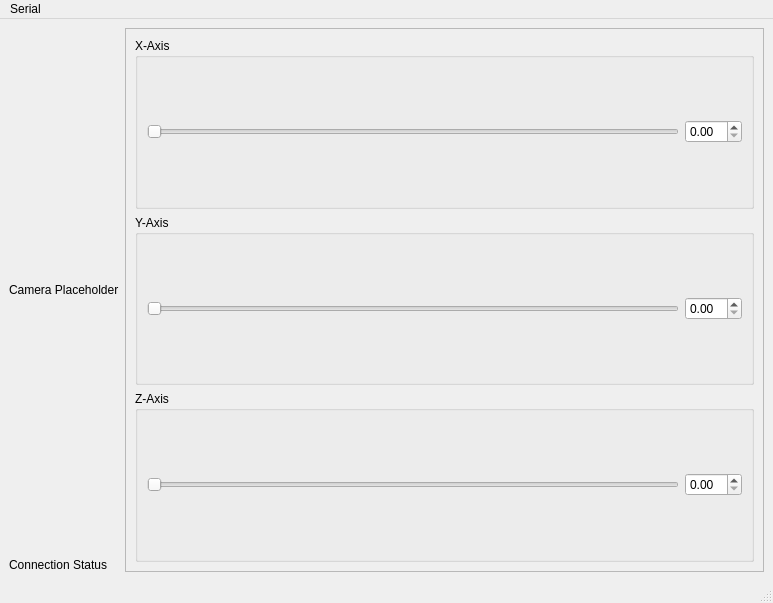
<?xml version="1.0" encoding="UTF-8"?>
<ui version="4.0">
 <class>MainWindow</class>
 <widget class="QMainWindow" name="MainWindow">
  <property name="geometry">
   <rect>
    <x>0</x>
    <y>0</y>
    <width>773</width>
    <height>603</height>
   </rect>
  </property>
  <property name="sizePolicy">
   <sizepolicy hsizetype="Preferred" vsizetype="Preferred">
    <horstretch>0</horstretch>
    <verstretch>0</verstretch>
   </sizepolicy>
  </property>
  <property name="windowTitle">
   <string>MainWindow</string>
  </property>
  <property name="autoFillBackground">
   <bool>false</bool>
  </property>
  <widget class="QWidget" name="centralwidget">
   <layout class="QGridLayout" name="gridLayout_3">
    <item row="0" column="0">
     <layout class="QVBoxLayout" name="verticalLayout">
      <item>
       <widget class="QLabel" name="cameraPlaceholder">
        <property name="sizePolicy">
         <sizepolicy hsizetype="Preferred" vsizetype="Expanding">
          <horstretch>0</horstretch>
          <verstretch>0</verstretch>
         </sizepolicy>
        </property>
        <property name="maximumSize">
         <size>
          <width>1280</width>
          <height>1024</height>
         </size>
        </property>
        <property name="text">
         <string>Camera Placeholder</string>
        </property>
       </widget>
      </item>
      <item>
       <widget class="QLabel" name="connectionStatus">
        <property name="maximumSize">
         <size>
          <width>1280</width>
          <height>1024</height>
         </size>
        </property>
        <property name="text">
         <string>Connection Status</string>
        </property>
       </widget>
      </item>
     </layout>
    </item>
    <item row="0" column="1">
     <widget class="QScrollArea" name="scrollArea">
      <property name="widgetResizable">
       <bool>true</bool>
      </property>
      <widget class="QWidget" name="scrollAreaWidgetContents">
       <property name="geometry">
        <rect>
         <x>0</x>
         <y>0</y>
         <width>631</width>
         <height>539</height>
        </rect>
       </property>
       <layout class="QGridLayout" name="gridLayout">
        <item row="1" column="0">
         <widget class="QGroupBox" name="groupBox_2">
          <property name="title">
           <string>Y-Axis</string>
          </property>
          <layout class="QGridLayout" name="gridLayout_4">
           <item row="0" column="0">
            <widget class="QSlider" name="coilSlider2">
             <property name="orientation">
              <enum>Qt::Orientation::Horizontal</enum>
             </property>
            </widget>
           </item>
           <item row="0" column="1">
            <widget class="QDoubleSpinBox" name="coilSpinBox2"/>
           </item>
          </layout>
         </widget>
        </item>
        <item row="0" column="0">
         <widget class="QGroupBox" name="groupBox">
          <property name="title">
           <string>X-Axis</string>
          </property>
          <layout class="QGridLayout" name="gridLayout_2">
           <item row="0" column="0">
            <widget class="QSlider" name="coilSlider1">
             <property name="orientation">
              <enum>Qt::Orientation::Horizontal</enum>
             </property>
            </widget>
           </item>
           <item row="0" column="1">
            <widget class="QDoubleSpinBox" name="coilSpinBox1"/>
           </item>
          </layout>
         </widget>
        </item>
        <item row="2" column="0">
         <widget class="QGroupBox" name="groupBox_3">
          <property name="title">
           <string>Z-Axis</string>
          </property>
          <layout class="QGridLayout" name="gridLayout_5">
           <item row="0" column="0">
            <widget class="QSlider" name="coilSlider3">
             <property name="orientation">
              <enum>Qt::Orientation::Horizontal</enum>
             </property>
            </widget>
           </item>
           <item row="0" column="1">
            <widget class="QDoubleSpinBox" name="coilSpinBox3"/>
           </item>
          </layout>
         </widget>
        </item>
       </layout>
      </widget>
     </widget>
    </item>
   </layout>
  </widget>
  <widget class="QStatusBar" name="statusbar"/>
  <widget class="QMenuBar" name="menuBar">
   <property name="geometry">
    <rect>
     <x>0</x>
     <y>0</y>
     <width>773</width>
     <height>22</height>
    </rect>
   </property>
   <widget class="QMenu" name="menuSerial">
    <property name="title">
     <string>Serial</string>
    </property>
   </widget>
   <addaction name="menuSerial"/>
  </widget>
 </widget>
 <resources/>
 <connections/>
</ui>
